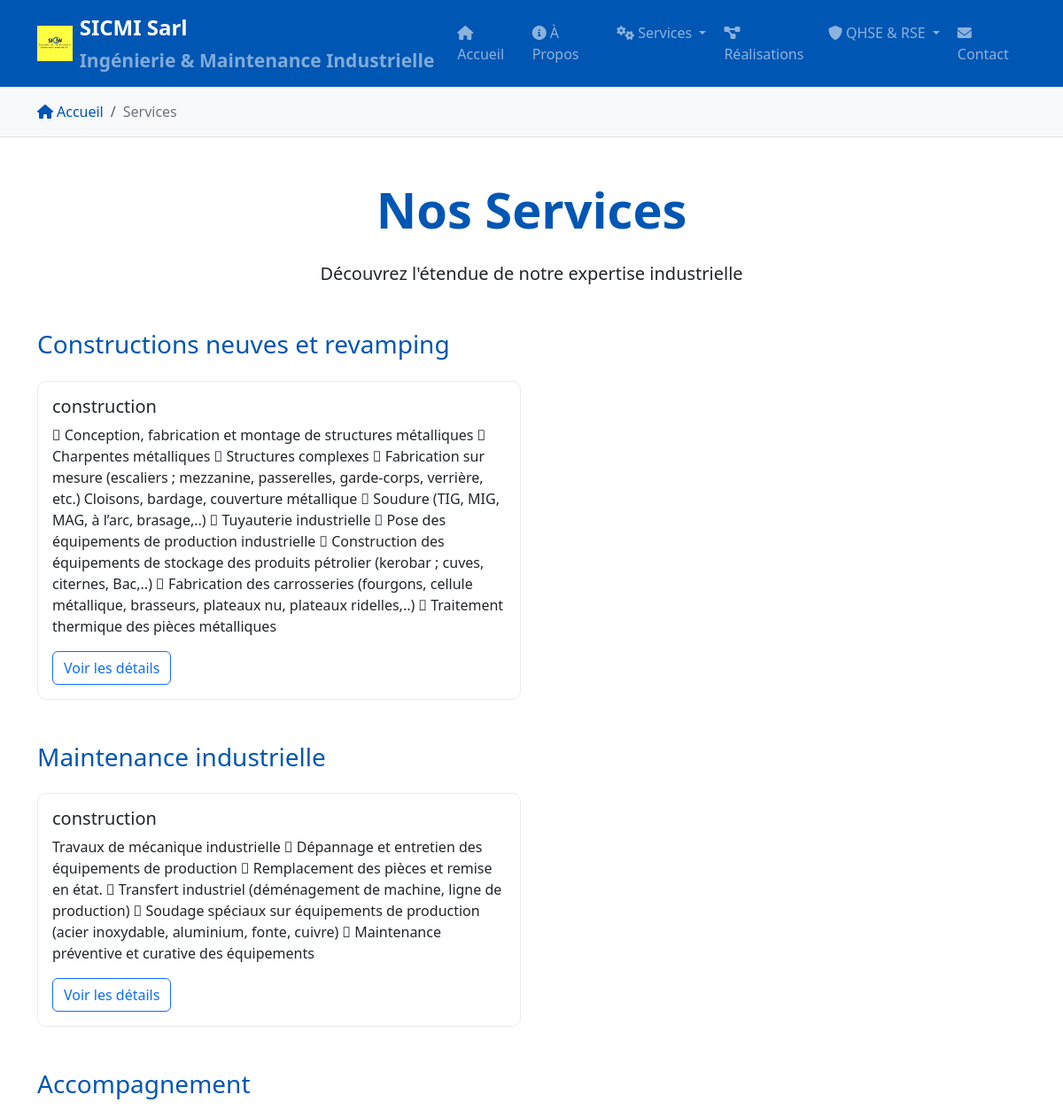
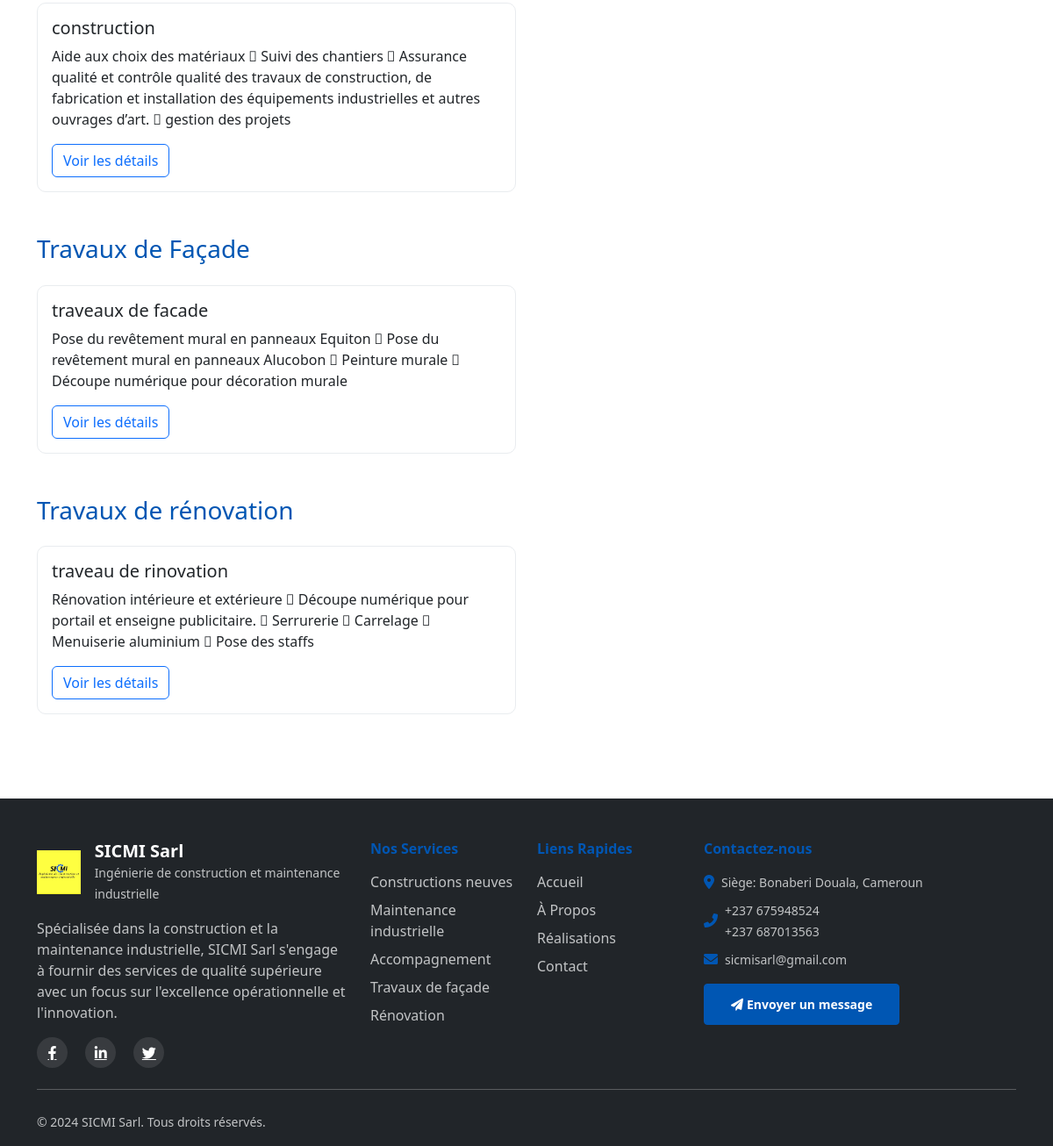
/services/, run on an earlier commit of the app's database (2 pictures, top to bottom).
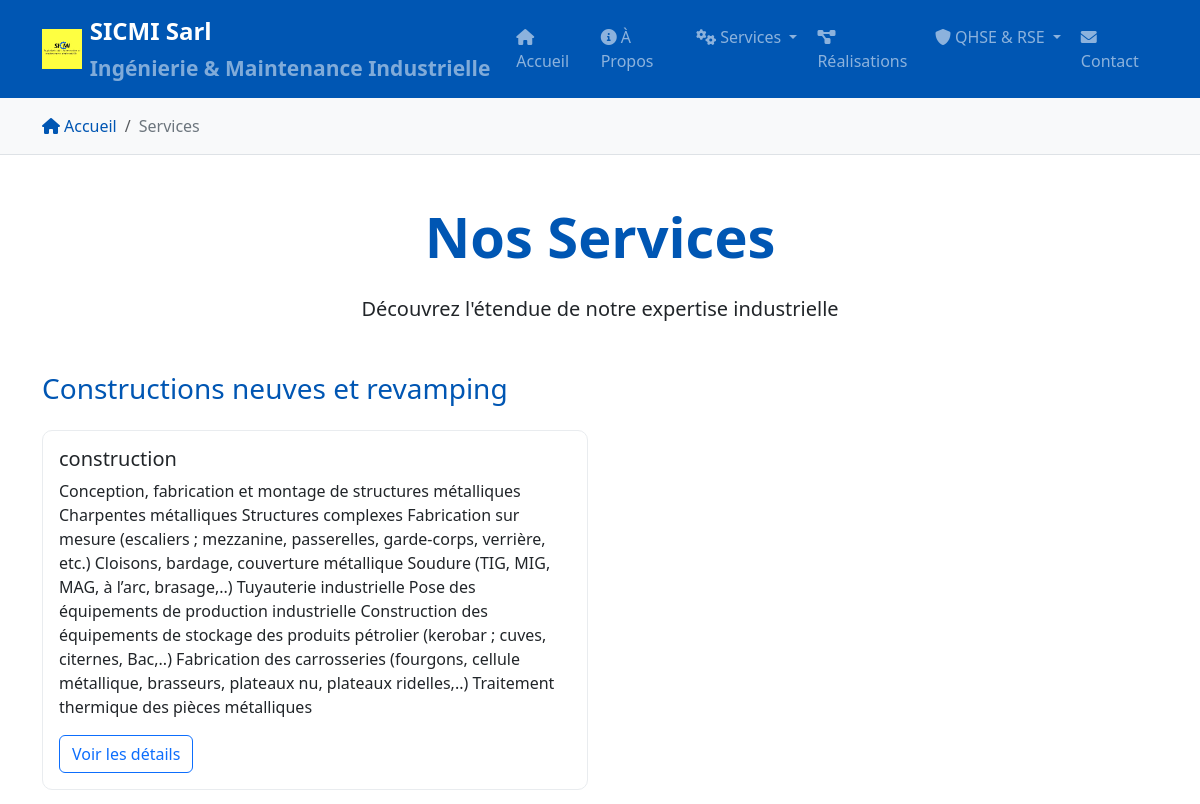
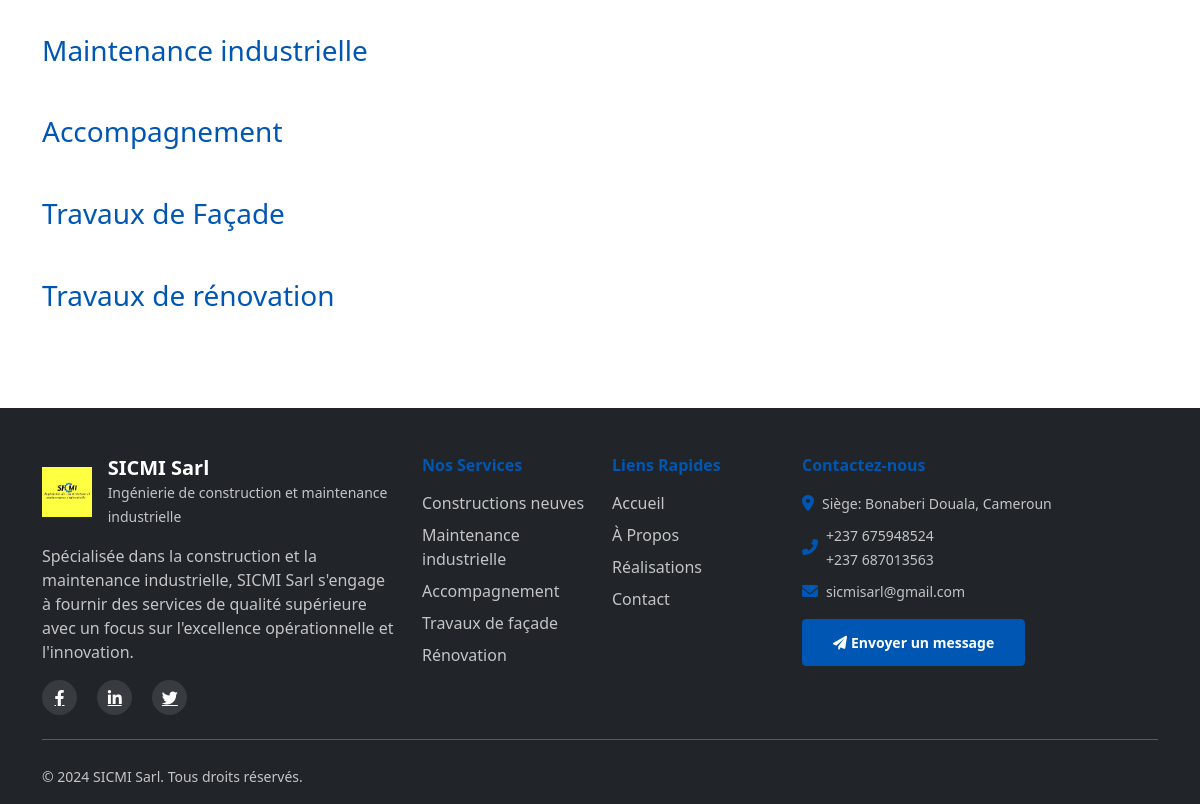
And on a later commit of the database (2 pictures, top to bottom).
### sicmi_app/models.py (models this page shows, shortened)
class Service(models.Model):
    CATEGORY_CHOICES = [
        ('construction', 'Constructions neuves et revamping'),
        ('maintenance', 'Maintenance industrielle'),
        ('accompagnement', 'Accompagnement'),
        ('facade', 'Travaux de Façade'),
        ('renovation', 'Travaux de rénovation'),
    ]
    name = models.CharField(max_length=200)
    category = models.CharField(max_length=50, choices=CATEGORY_CHOICES)
    description = models.TextField()
    main_image = models.ImageField(upload_to='services/', blank=True, null=True)
    order = models.IntegerField(default=0)
    class Meta:
        ordering = ['order', 'name']

### sicmi_app/views.py (the view)
# urls.py: path('services/', views.services, name='services'),
def services(request):
    services_by_category = {}
    for category in Service.CATEGORY_CHOICES:
        services = Service.objects.filter(category=category[0])
        services_by_category[category[1]] = services
    context = {
        'services_by_category': services_by_category,
    }
    return render(request, 'services.html', context)

### templates/services.html (shortened to what this page needs)
{% extends 'base.html' %}
{% block content %}
<div class="container py-5">
    <div class="text-center mb-5">
        <h1 class="display-4 fw-bold text-primary mb-4">Nos Services</h1>
        <p class="lead">Découvrez l'étendue de notre expertise industrielle</p>
    </div>
    {% for category_name, services in services_by_category.items %}
    <section class="mb-5">
        <h2 class="h3 text-primary mb-4">{{ category_name }}</h2>
        <div class="row g-4">
            {% for service in services %}
            <div class="col-lg-6">
                <div class="card h-100 service-card">
                    <div class="card-body">
                        <h5 class="card-title">{{ service.name }}</h5>
                        <p class="card-text">{{ service.description }}</p>
                        <a href="{% url 'service_detail' service.id %}" class="btn btn-outline-primary">Voir les détails</a>
                    </div>
                </div>
            </div>
            {% endfor %}
        </div>
    </section>
    {% endfor %}
</div>
{% endblock %}

What changed in the data, as far as the page shows it:
removed Service: name "construction", description " Conception, fabrication et montage de structures métalliques  Charpentes métalliques  Structures complexes  Fabrication sur mesure (escaliers ; mezzanine, passerelles, garde-corps, verrière, etc.) Cloisons, bardage, couverture métallique  Soudure (TIG, MIG, MAG, à l’arc, brasage,..)  Tuyauterie industrielle  Pose des équipements de production industrielle  Construction des équipements de stockage des produits pétrolier (kerobar ; cuves, citernes, Bac,..)  Fabrication des carrosseries (fourgons, cellule métallique, brasseurs, plateaux nu, plateaux ridelles,..)  Traitement thermique des pièces métalliques", shown under "Constructions neuves et revamping"
removed Service: name "construction", description "Travaux de mécanique industrielle  Dépannage et entretien des équipements de production  Remplacement des pièces et remise en état.  Transfert industriel (déménagement de machine, ligne de production)  Soudage spéciaux sur équipements de production (acier inoxydable, aluminium, fonte, cuivre)  Maintenance préventive et curative des équipements", shown under "Maintenance industrielle"
removed Service: name "construction", description "Aide aux choix des matériaux  Suivi des chantiers  Assurance qualité et contrôle qualité des travaux de construction, de fabrication et installation des équipements industrielles et autres ouvrages d’art.  gestion des projets", shown under "Accompagnement"
removed Service: name "traveaux de facade", description "Pose du revêtement mural en panneaux Equiton  Pose du revêtement mural en panneaux Alucobon  Peinture murale  Découpe numérique pour décoration murale", shown under "Travaux de Façade"
removed Service: name "traveau de rinovation", description "Rénovation intérieure et extérieure  Découpe numérique pour portail et enseigne publicitaire.  Serrurerie  Carrelage  Menuiserie aluminium  Pose des staffs", shown under "Travaux de rénovation"
added Service: name "construction", description "Conception, fabrication et montage de structures métalliques Charpentes métalliques Structures complexes Fabrication sur mesure (escaliers ; mezzanine, passerelles, garde-corps, verrière, etc.) Cloisons, bardage, couverture métallique Soudure (TIG, MIG, MAG, à l’arc, brasage,..) Tuyauterie industrielle Pose des équipements de production industrielle Construction des équipements de stockage des produits pétrolier (kerobar ; cuves, citernes, Bac,..) Fabrication des carrosseries (fourgons, cellule métallique, brasseurs, plateaux nu, plateaux ridelles,..) Traitement thermique des pièces métalliques", shown under "Constructions neuves et revamping"
